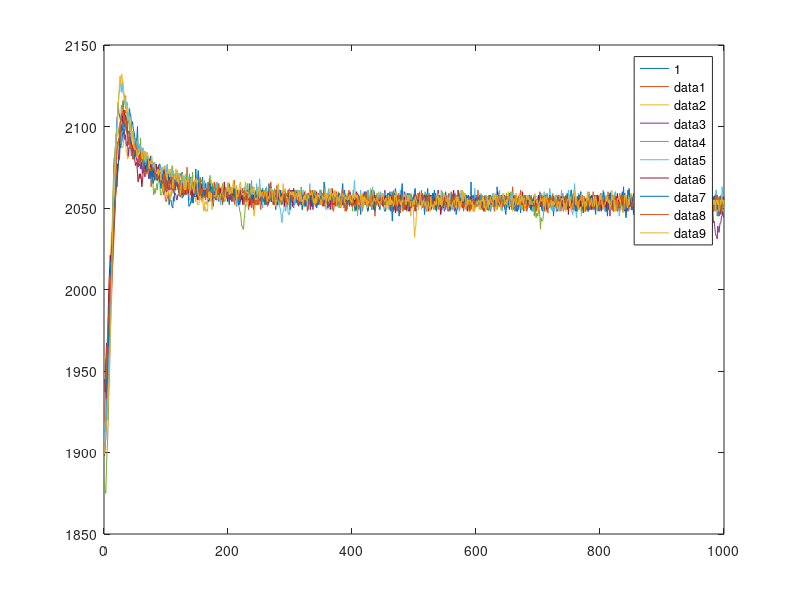
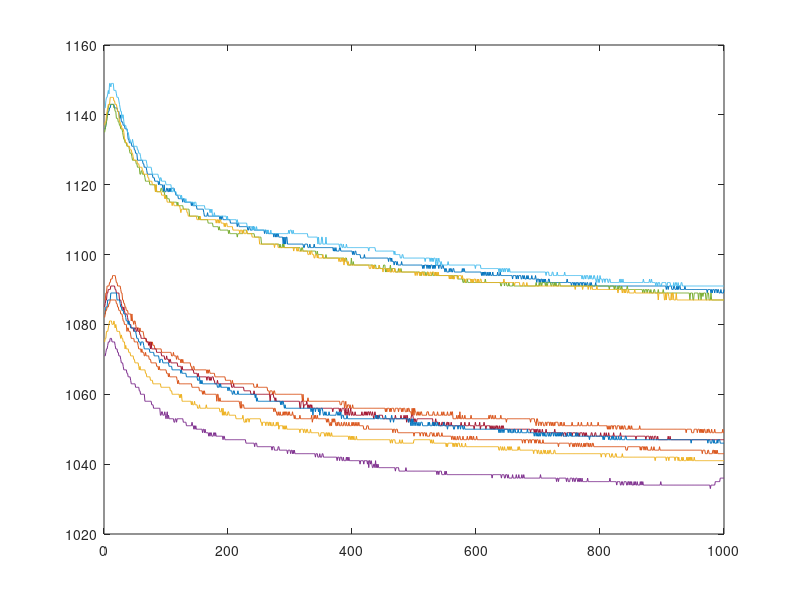
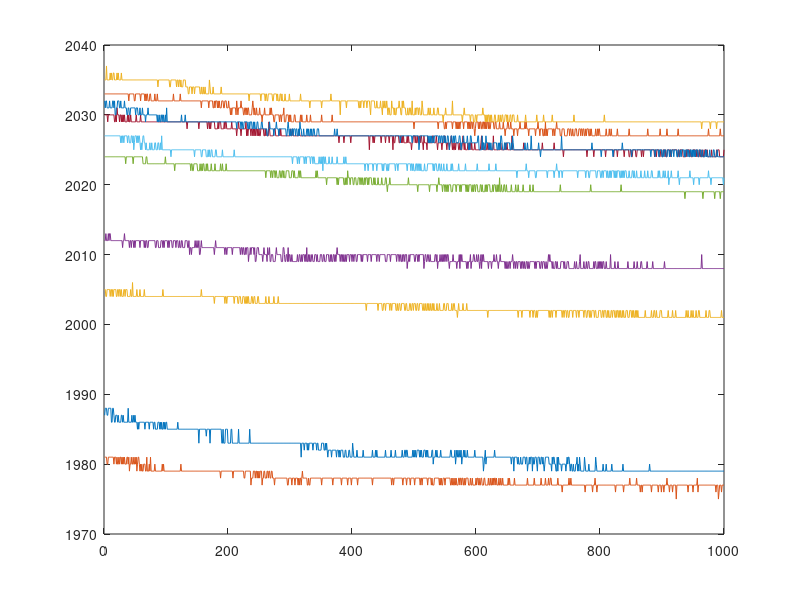

MATLAB code for these plots, in order:
clear all;
close all;

testtime=30;

arc1=load('kitchen_sponge_114_01_HOLD.mat');
arc2=load('kitchen_sponge_114_02_HOLD.mat');
arc3=load('kitchen_sponge_114_03_HOLD.mat');
arc4=load('kitchen_sponge_114_04_HOLD.mat');
arc5=load('kitchen_sponge_114_05_HOLD.mat');
arc6=load('kitchen_sponge_114_06_HOLD.mat');
arc7=load('kitchen_sponge_114_07_HOLD.mat');
arc8=load('kitchen_sponge_114_08_HOLD.mat');
arc9=load('kitchen_sponge_114_09_HOLD.mat');
arc10=load('kitchen_sponge_114_10_HOLD.mat');

arc1V=arc1.F0pac(2,:);
arc2V=arc2.F0pac(2,:);
arc3V=arc3.F0pac(2,:);
arc4V=arc4.F0pac(2,:);
arc5V=arc5.F0pac(2,:);
arc6V=arc6.F0pac(2,:);
arc7V=arc7.F0pac(2,:);
arc8V=arc8.F0pac(2,:);
arc9V=arc9.F0pac(2,:);
arc10V=arc10.F0pac(2,:);

TV=[arc1V(testtime),arc2V(testtime),arc3V(testtime),arc4V(testtime),arc5V(testtime),arc6V(testtime),arc7V(testtime),arc8V(testtime),arc9V(testtime),arc10V(testtime)].';

arc1P=arc1.F0pdc.';
arc2P=arc2.F0pdc.';
arc3P=arc3.F0pdc.';
arc4P=arc4.F0pdc.';
arc5P=arc5.F0pdc.';
arc6P=arc6.F0pdc.';
arc7P=arc7.F0pdc.';
arc8P=arc8.F0pdc.';
arc9P=arc9.F0pdc.';
arc10P=arc10.F0pdc.';
TP=[arc1P(testtime),arc2P(testtime),arc3P(testtime),arc4P(testtime),arc5P(testtime),arc6P(testtime),arc7P(testtime),arc8P(testtime),arc9P(testtime),arc10P(testtime)].';

arc1T=arc1.F0tdc.';
arc2T=arc2.F0tdc.';
arc3T=arc3.F0tdc.';
arc4T=arc4.F0tdc.';
arc5T=arc5.F0tdc.';
arc6T=arc6.F0tdc.';
arc7T=arc7.F0tdc.';
arc8T=arc8.F0tdc.';
arc9T=arc9.F0tdc.';
arc10T=arc10.F0tdc.';
TT=[arc1T(testtime),arc2T(testtime),arc3T(testtime),arc4T(testtime),arc5T(testtime),arc6T(testtime),arc7T(testtime),arc8T(testtime),arc9T(testtime),arc10T(testtime)].';

Tall=[TV,TP,TT];
figure(1)
plot(arc1V);hold on;
legend('1');
plot(arc2V);hold on;
plot(arc3V);hold on;
plot(arc4V);hold on;
plot(arc5V);hold on;
plot(arc6V);hold on;
plot(arc7V);hold on;
plot(arc8V);hold on;
plot(arc9V);hold on;
plot(arc10V);hold on;

figure(2)
plot(arc1P);hold on;
plot(arc2P);hold on;
plot(arc3P);hold on;
plot(arc4P);hold on;
plot(arc5P);hold on;
plot(arc6P);hold on;
plot(arc7P);hold on;
plot(arc8P);hold on;
plot(arc9P);hold on;
plot(arc10P);hold on;

figure(3)
plot(arc1T);hold on;
plot(arc2T);hold on;
plot(arc3T);hold on;
plot(arc4T);hold on;
plot(arc5T);hold on;
plot(arc6T);hold on;
plot(arc7T);hold on;
plot(arc8T);hold on;
plot(arc9T);hold on;
plot(arc10T);hold on;



